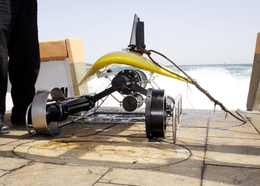
%> input picture plgui/mygui/DAVPR_original.jpg, 260 x 186 px, shrunk from 468 x 334 before the run
$ octave --eval "result = coocfeat('../mygui/DAVPR_original.jpg');"   (GNU Octave 9; MATLAB toolbox functions it lacks are replaced by stand-ins)
%> lines starting %> are read from the running program, lines starting %| are printed output that depends on the picture
### plgui/lib/cooc.m
function [fea]=cooc(img,num,d)

% Co-occurrence matrices(d=1, alpha =0, 45, 90, 135 respectively)
% Input:
%    IMG---image array, NUM -- size of the co-occurrence matrix,
%
% Output:
%    COFEA1--COFEA4
%    normalized co-occurrence matrices, normalized by the summation of
%    the matrix.
%
% By Qiao Hu
% 09/28/03
%
%   R, M. Haralick, K. Shanmugam, and I. Dinstein
%   Texture Feature for Image Classification
%   IEEE Trans. Systems, Man, and Cybernetics, 1972


%     neighborhood of a pixel X with d=1,
%     -------------
%     | 6 | 7 | 8 |
%     ------------
%     | 5 | X | 1 |
%     ------------
%     | 4 | 3 | 2 |
%     ------------

 if nargin < 2, num =max(img(:))+1;
 elseif nargin <3, d=1;
  end
epsilon = .0001;
[row,col]=size(img);
cofea0=zeros(num); cofea45=zeros(num);
cofea90=zeros(num); cofea135=zeros(num);
  img=img+1;

  for i=1:row,
     for j=1:col,
        val = img(i,j);
        if j < col-d+1,
            val1=img(i,j+d);
            cofea0(val,val1)=cofea0(val,val1)+1;
        end
        if j>d,
            val5=img(i,j-d);
            cofea0(val,val5)=cofea0(val,val5)+1;
        end
        if i < row-d+1,
            val3=img(i+d,j);
            cofea90(val,val3)=cofea90(val,val3)+1;
        end
        if i>d,
            val7=img(i-d,j);
            cofea90(val,val7)=cofea90(val,val7)+1;
        end
        if i >d & j >d,
           val6=img(i-d,j-d);
           cofea135(val,val6)=cofea135(val,val6)+1;
        end
        if i <row-d+1 & j <col-d+1,
           val2=img(i+d,j+d);
           cofea135(val,val2)=cofea135(val,val2)+1;
        end
        if i >d & j <col-d+1,
           val4=img(i-d,j+d);
           cofea45(val,val4)=cofea45(val,val4)+1;
        end
        if i <row-d+1 & j >d,
           val8=img(i+d,j-d);
           cofea45(val,val8)=cofea45(val,val8)+1;
        end

     end
  end

%cofea1=cofea0; cofea2=cofea45;
%cofea3=cofea90; cofea4=cofea135;
fea(:,:,1)=cofea0/(sum(cofea0(:))+epsilon); fea(:,:,2)=cofea45/(sum(cofea45(:))+epsilon);
fea(:,:,3)=cofea90/(sum(cofea90(:))+epsilon); fea(:,:,4)=cofea135/(sum(cofea135(:))+epsilon);

### plgui/lib/coocfeat.m
function f=coocfeat(filename)
%> called with filename = '../mygui/DAVPR_original.jpg'

%  Calculate 14 features from co-occurrence matrix
%  Input: filename of the image
%  Output: feature vector of 14 features of the texture
%   Qiao Hu
%   09/29/03

%   R. M. Haralick, K. Shanmugam, and I. Dinstein
%   Texture Feature for Image Classification
%   IEEE Trans. on Systems, Man Cybernetics, vol. 3, pp. 610-621, 1973.
%
    N=16; M=8; L=8;
    epsilon=1e-8;
    img=imread(filename);
%> img is the input picture: size 186x260x3 uint8; mean R, G, B 166.2, 158.6, 149.4

    [r,c]=size(img);
%> r = 186; c = 780
    row=(1:fix(r/2))*2;
%> row = 93 values from 2 to 186
    img=img(row,:);       % To remove every other line for digital camera.
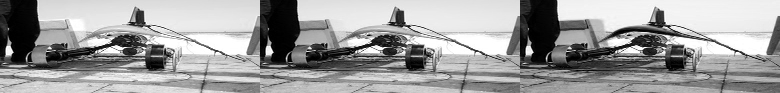
%> img: size 93x780 uint8; min 0, max 255, mean 157.9
%    img=histeq(img,N);   % histogram equatization make the feature worse.
    if isa(img,'uint8'),    % normal 8-bitimages
       img=fix(double(img)/256*N);
%> img: size 93x780 double
    end
    if isa(img,'uint16'),   % 10-bit images saved as 16-bit images with most significant 6 bit set to 0
      img=fix(double(img)/256/4*N);
   end
    fea1=cooc(img,N,1);
%> after the loop in cooc, `for i=1:row,`: val1 = 7; val4 = 6; val5 = 7; val7 = 6; val8 = 7
    fea2=cooc(img,N,2);
    fea3=cooc(img,N,4);
    fea4=cooc(img,N,8);

    mrfeat(:,:,1)=mean(fea1,3);
    mrfeat(:,:,2)=max(fea1,[],3)-min(fea1,[],3);
    mrfeat(:,:,3)=mean(fea2,3);
    mrfeat(:,:,4)=max(fea2,[],3)-min(fea2,[],3);
    mrfeat(:,:,5)=mean(fea3,3);
    mrfeat(:,:,6)=max(fea3,[],3)-min(fea3,[],3);
    mrfeat(:,:,7)=mean(fea4,3);
    mrfeat(:,:,8)=max(fea4,[],3)-min(fea4,[],3);

  f=zeros(M*L,1);
  px=zeros(N,L); py=zeros(N,L);
  pxpy=zeros(2*N,L); pxmy=zeros(N,L);
  ind=[1:N]';
  for l=1:L,
%    co-occurrence matrix is symmetric
     px(:,l)=sum(mrfeat(:,:,l),1)';
%     py(:,l)=sum(mrfeat(:,:,l),2);
     mx(l)=sum(px(:,l).*ind);
%     my(l)=sum(py(:,l).*ind);
     sx(l)=sqrt(sum(px(:,l).*((ind-mx(l)).^2)));
%     sy(l)=sqrt(sum(py(:,l).*(ind-my(l))));

     for j=1:N,
        for k=1:N,
	   % probability density function p_(x+y)(k), p_(x-y)(k)
           pxpy(j+k-1,l)=pxpy(j+k-1,l)+mrfeat(j,k,l);
	   pxmy(abs(j-k)+1,l)=pxmy(abs(j-k)+1,l)+mrfeat(j,k,l);
           % energy
           f((l-1)*M+1)=f((l-1)*M+1)+mrfeat(j,k,l)*mrfeat(j,k,l);
           % contrast
	   f((l-1)*M+2)=f((l-1)*M+2)+(j-k)*(j-k)*mrfeat(j,k,l);
           % Inverse difference moment
           f((l-1)*M+4)=f((l-1)*M+4)+1/(1+(j-k)*(j-k))*mrfeat(j,k,l);
           % entropy
%           if mrfeat(j,k,l) > epsilon,  f(l*M)=f(l*M)-mrfeat(j,k,l)*log(mrfeat(j,k,l)); end
           f(l*M)=f(l*M)-mrfeat(j,k,l)*log(mrfeat(j,k,l)+epsilon);
        end
           % correlation
           f((l-1)*M+3)=f((l-1)*M+3)+j*px(j,l);
           % variance
           f((l-1)*M+5)=f((l-1)*M+5)+(j-mx(l))^2*px(j,l);
     end
    f((l-1)*M+3)= (f((l-1)*M+3)-mx(l)*mx(l))/sx(l)/sx(l);
    f((l-1)*M+6)=-sum(pxpy(:,l).*log(pxpy(:,l)+epsilon));
    f((l-1)*M+7)=-sum(pxmy(:,l).*log(pxmy(:,l)+epsilon));
  end
%> after the loop, f = 64 values, max 24.76 at index 53, min -4.01 at index 3, mean 4.87; mx = [10.4 3.97 10.39 4.4 10.36 5.4 10.31 6.64]; sx = [4.94 4.52 4.94 4.63 4.95 4.73 4.98 4.83]
%> `result = coocfeat('../mygui/DAVPR_original.jpg');`: result has the same summary as f in coocfeat


%   mean of range matrix of co-occurrence matrix
if 0
     mf1=mean(fea1,3);
     rf1=max(fea1,[],3)-min(fea1,[],3);

     mf2=mean(fea2,3);
     rf2=max(fea2,[],3)-min(fea2,[],3);

     mf3=mean(fea3,3);
     rf3=max(fea3,[],3)-min(fea3,[],3);


     mf4=mean(fea4,3);
     rf4=max(fea4,[],3)-min(fea4,[],3);

%    px=sum(pxy,2); py=sum(pxy,1);
%     mx=my=mean2(pxy);
%     stdx=std(px); stdy=std(py);
%  14*2 feature from co-occurrence matrix
%  first calculate 5*2 features for test efficiency
  f=zeros(40,1);
  for j=1:N,
     for k=1:N,
%  Energy / Angular Second Moment in Harlick's paper
        f(1)=f(1)+mf1(j,k)*mf1(j,k);
        f(6)=f(6)+rf1(j,k)*rf1(j,k);
        f(11)=f(11)+mf2(j,k)*mf2(j,k);
        f(16)=f(16)+rf2(j,k)*rf2(j,k);
        f(21)=f(21)+mf3(j,k)*mf3(j,k);
        f(26)=f(26)+mf3(j,k)*mf3(j,k);
        f(31)=f(31)+rf4(j,k)*rf4(j,k);
        f(36)=f(36)+rf4(j,k)*rf4(j,k);
%  Contrast
        f(2)=f(2)+(j-k)*(j-k)*mf1(j,k);
        f(7)=f(7)+(j-k)*(j-k)*mf1(j,k);
        f(12)=f(12)+(j-k)*(j-k)*mf2(j,k);
        f(17)=f(17)+(j-k)*(j-k)*mf2(j,k);
        f(22)=f(22)+(j-k)*(j-k)*mf3(j,k);
        f(27)=f(27)+(j-k)*(j-k)*mf3(j,k);
        f(32)=f(32)+(j-k)*(j-k)*mf4(j,k);
        f(37)=f(37)+(j-k)*(j-k)*mf4(j,k);
%  Correlation(different from Harlick's paper)
        f(3)=f(3)+j*k*mf1(j,k);
        f(8)=f(8)+j*k*rf1(j,k);
        f(13)=f(13)+j*k*mf2(j,k);
        f(18)=f(18)+j*k*rf2(j,k);
        f(23)=f(23)+j*k*mf3(j,k);
        f(28)=f(28)+j*k*rf3(j,k);
        f(33)=f(33)+j*k*mf4(j,k);
        f(38)=f(38)+j*k*rf4(j,k);

% Inverse Difference Moment
        f(4)=f(4)+1/(1+(j-k)*(j-k))*mf1(j,k);
        f(9)=f(9)+1/(1+(j-k)*(j-k))*rf1(j,k);
        f(14)=f(14)+1/(1+(j-k)*(j-k))*mf2(j,k);
        f(19)=f(19)+1/(1+(j-k)*(j-k))*rf2(j,k);
        f(24)=f(24)+1/(1+(j-k)*(j-k))*mf3(j,k);
        f(29)=f(29)+1/(1+(j-k)*(j-k))*rf3(j,k);
        f(34)=f(34)+1/(1+(j-k)*(j-k))*mf4(j,k);
        f(39)=f(39)+1/(1+(j-k)*(j-k))*rf4(j,k);
% Entropy
        if mf1(j,k) > epsilon,  f(5)=f(5)-mf1(j,k)*log(mf1(j,k)); end
        if rf1(j,k) > epsilon,  f(10)=f(10)-rf1(j,k)*log(rf1(j,k)); end
        if mf2(j,k) > epsilon,  f(15)=f(15)-mf2(j,k)*log(mf2(j,k)); end
        if rf2(j,k) > epsilon,  f(20)=f(20)-rf2(j,k)*log(rf2(j,k)); end
        if mf3(j,k) > epsilon,  f(25)=f(25)-mf3(j,k)*log(mf3(j,k)); end
        if rf3(j,k) > epsilon,  f(30)=f(30)-rf3(j,k)*log(rf3(j,k)); end
        if mf4(j,k) > epsilon,  f(35)=f(35)-mf4(j,k)*log(mf4(j,k)); end
        if rf4(j,k) > epsilon,  f(40)=f(40)-rf4(j,k)*log(rf4(j,k)); end
     end
 end

end % end 0
